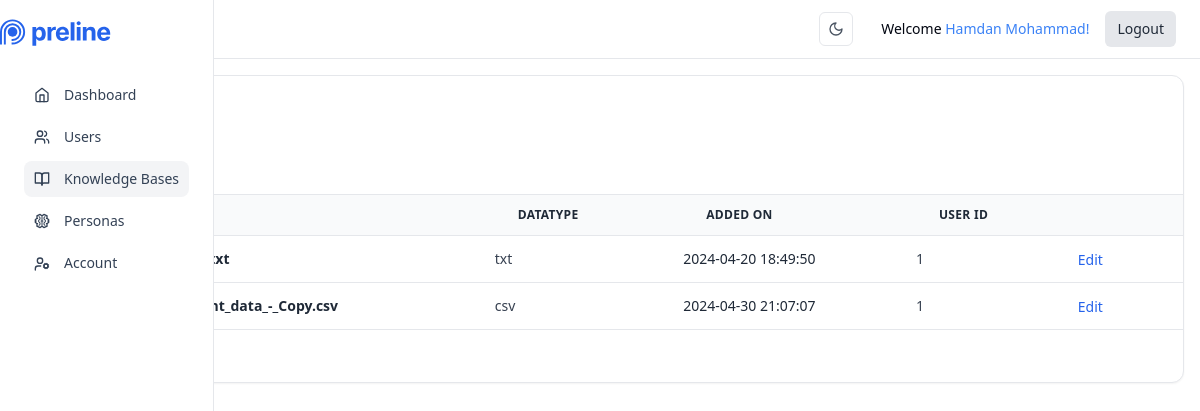
The page /admin/data (signed in) on the database as committed earlier.
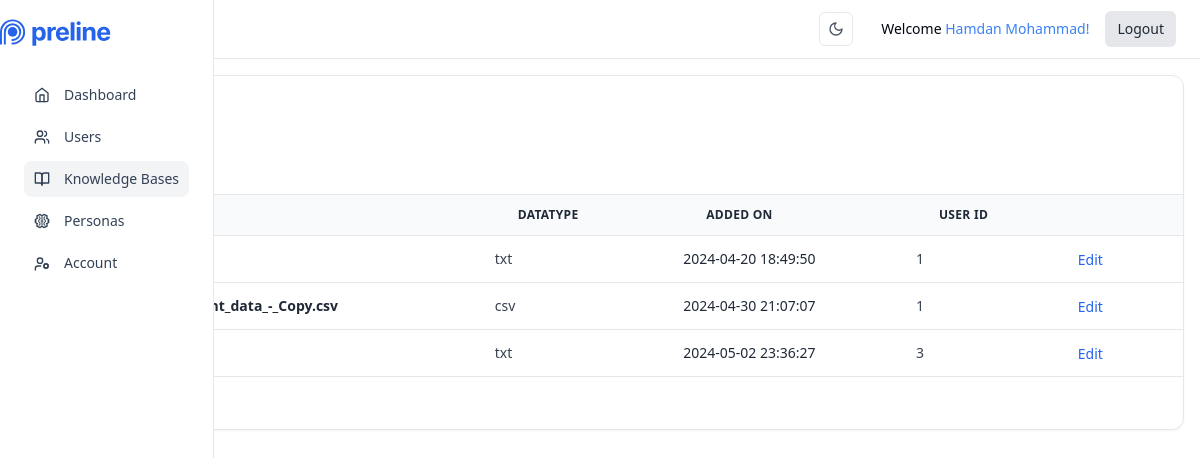
The same page on the database as committed later.
### models.py (models this page shows, shortened)
class User(UserMixin, db.Model):
    id = db.Column("id", db.Integer, primary_key=True)
    name = db.Column(db.String(100), nullable=False)
    username = db.Column(db.String(100), unique=True, nullable=False)
    email = db.Column(db.String(100), unique=True, nullable=False)
    password = db.Column(db.String(100), nullable=False)
    is_admin = db.Column(db.Boolean, nullable=True, default=False)
    personas = db.relationship('Persona', backref='user', lazy='dynamic')
    data = db.relationship('Data', backref='user', lazy='dynamic')
    conversations = db.relationship('Conversation', backref='user', lazy='dynamic')
    messages = db.relationship('Message', backref='user', lazy='dynamic')

class Data(db.Model):
    _id = db.Column("id", db.Integer, primary_key=True)
    datatype = db.Column(db.String(50), nullable=False)
    filepath = db.Column(db.String(500), nullable=False)
    added_on = db.Column(db.DateTime, nullable=False, default=db.func.now())
    user_id = db.Column(db.Integer, db.ForeignKey('user.id'), nullable=False)
    personas = db.relationship('Persona', backref='data', lazy='dynamic')

### admin.py (the view, shortened to what this page needs)
@admin.route('/data', methods=['GET', 'POST'])
@login_required
def data():
    if current_user.is_admin:
        form = UploadFileForm()
        form.submit.name = 'add-data'
        all_data = Data.query.all()
        users = User.query.filter_by(is_admin=False).all()
        return render_template('admin_data.html', files=all_data, count=len(all_data), form=form, users=users)
    else:
        abort(401)

### app.py (called while the page is built)
@login_manager.user_loader
def load_user(user_id):
    return User.query.get(int(user_id))

### templates/admin/admin_data.html (shortened to what this page needs)
{% extends "admin_base.html" %}
{% block content %}
<div class="flex flex-col">
  <div class="-m-1.5 overflow-x-auto">
    <div class="p-1.5 min-w-full inline-block align-middle">
      <div
        class="bg-white border border-gray-200 rounded-xl shadow-sm overflow-hidden dark:bg-slate-800 dark:border-slate-700">
        <div
          class="px-6 py-4 grid gap-3 md:flex md:justify-between md:items-center border-b border-gray-200 dark:border-slate-700">
          <div>
            <h2 class="text-xl font-semibold text-gray-800 dark:text-slate-200">
            </h2>
            <p class="text-sm text-gray-600 dark:text-slate-400">
            </p>
          </div>
          <div>
            <div class="inline-flex gap-x-2">
              <button type="button"
                class="py-2 px-3 inline-flex items-center gap-x-2 text-sm font-semibold rounded-lg border border-transparent bg-blue-600 text-white hover:bg-blue-700 disabled:opacity-50 disabled:pointer-events-none"
                data-hs-overlay="#hs-static-backdrop-modal">
              </button>
            </div>
          </div>
        </div>
        <table class="min-w-full divide-y divide-gray-200 dark:divide-slate-700">
          <thead class="bg-gray-50 dark:bg-slate-800">
            <tr>
              <th scope="col" class="ps-6 py-3 text-start"></th>
              <th scope="col" class="px-6 py-3 text-start">
                <div class="flex items-center gap-x-2">
                  <span class="text-xs font-semibold uppercase tracking-wide text-gray-800 dark:text-slate-200">
                  </span>
                </div>
              </th>
              <th scope="col" class="ps-6 lg:ps-3 xl:ps-0 pe-6 py-3 text-start">
                <div class="flex items-center gap-x-2">
                  <span class="text-xs font-semibold uppercase tracking-wide text-gray-800 dark:text-slate-200">
                  </span>
                </div>
              </th>
              <th scope="col" class="px-6 py-3 text-start">
                <div class="flex items-center gap-x-2">
                  <span class="text-xs font-semibold uppercase tracking-wide text-gray-800 dark:text-slate-200">
                    Datatype
                  </span>
                </div>
              </th>
              <th scope="col" class="px-6 py-3 text-start">
                <div class="flex items-center gap-x-2">
                  <span class="text-xs font-semibold uppercase tracking-wide text-gray-800 dark:text-slate-200">
                    Added on
                  </span>
                </div>
              </th>
              <th scope="col" class="px-6 py-3 text-start">
                <div class="flex items-center gap-x-2">
                  <span class="text-xs font-semibold uppercase tracking-wide text-gray-800 dark:text-slate-200">
                    User ID
                  </span>
                </div>
              </th>
              <th scope="col" class="px-6 py-3 text-end"></th>
            </tr>
          </thead>
          <tbody class="divide-y divide-gray-200 dark:divide-slate-700">
            {% for file in files %}
            <tr>
              <td class="size-px whitespace-nowrap">
              </td>
              <td class="size-px whitespace-nowrap">
                <div class="ps-6 lg:ps-3 xl:ps-0 pe-6 py-3">
                  <div class="flex items-center gap-x-3">
                    <div class="grow block text-sm font-semibold text-gray-800 dark:text-slate-200">
                    </div>
                  </div>
                </div>
              </td>
              <td class="size-px whitespace-nowrap">
                <div class="py-3">
                  <span class="block text-sm font-semibold text-gray-800 dark:text-slate-200">
                    {{ file.filepath }}</span>
                </div>
              </td>
              <td class="size-px whitespace-nowrap">
                <div class="py-3">
                  <span class="block text-sm text-gray-700 dark:text-slate-300">
                    {{ file.datatype }}</span>
                </div>
              </td>
              <td class="size-px whitespace-nowrap">
                <div class="py-3">
                  <span class="block text-sm text-gray-800 dark:text-slate-200">
                    {{ file.added_on }}</span>
                </div>
              </td>
              <td class="size-px whitespace-nowrap">
                <div class="py-3 block max-w-24 text-sm text-gray-700 dark:text-slate-300 truncate">
                  {{ file.user_id }}
                </div>
              </td>
              <td class="size-px whitespace-nowrap">
                <div class="px-6 py-1.5">
                  <button
                    class="inline-flex items-center gap-x-1 text-sm text-blue-600 decoration-2 hover:underline font-medium dark:text-blue-500"
                    data-hs-overlay="#hs-static-backdrop-modal-edit">
                    Edit
                  </button>
                </div>
              </td>
            </tr>
            {% endfor %}
          </tbody>
        </table>
        <div
          class="px-6 py-4 grid gap-3 md:flex md:justify-between md:items-center border-t border-gray-200 dark:border-slate-700">
          <div>
            <p class="text-sm text-gray-600 dark:text-slate-400">
              <span class="font-semibold text-gray-800 dark:text-slate-200">{{ count }}</span> Data
            </p>
          </div>
        </div>
      </div>
    </div>
  </div>
</div>
{% endblock %}

### templates/admin/admin_base.html (shortened to what this page needs)
<!DOCTYPE html>
<html lang="en">
<head>
  <link rel="stylesheet" href="{{ url_for('static',filename='dist/css/output.css') }}">
</head>
<body>
  <header
    class="sticky top-0 inset-x-0 flex flex-wrap sm:justify-start sm:flex-nowrap z-[48] w-full bg-white border-b text-sm py-2.5 sm:py-4 lg:ps-64 dark:bg-slate-800 dark:border-slate-700">
    <nav class="flex basis-full items-center w-full mx-auto px-4 sm:px-6" aria-label="Global">
      <div class="w-full flex items-center justify-end ms-auto sm:justify-between sm:gap-x-3 sm:order-3">
        <div class="sm:hidden">
          <button type="button"
            class="w-[2.375rem] h-[2.375rem] inline-flex justify-center items-center gap-x-2 text-sm font-semibold rounded-full border border-transparent text-gray-800 hover:bg-gray-100 disabled:opacity-50 disabled:pointer-events-none dark:text-white dark:hover:bg-slate-700">
          </button>
        </div>
        <div class="flex flex-row items-center justify-end gap-2">
          <div>
            <button type="button"
              class="mx-3 p-2 border hover:border-gray-300 dark:hover:border-gray-600 rounded-md hs-dark-mode-active:hidden block hs-dark-mode group flex items-center text-gray-600 hover:text-blue-600 font-medium dark:text-gray-400 dark:hover:text-gray-500"
              data-hs-theme-click-value="dark">
              <svg class="flex-shrink-0 size-4" xmlns="http://www.w3.org/2000/svg" width="24" height="24"
                viewBox="0 0 24 24" fill="none" stroke="currentColor" stroke-width="2" stroke-linecap="round"
                stroke-linejoin="round">
                <path d="M12 3a6 6 0 0 0 9 9 9 9 0 1 1-9-9Z" />
              </svg>
            </button>
          </div>
          <p class="p-2 text-gray-950 dark:text-white">Welcome
            <span class="font-medium text-blue-500">{{ current_user.name }}!</span>
          </p>
          <a href="{{ url_for('logout') }}"
            class="bg-gray-200 dark:bg-gray-900 text-gray-800 dark:text-white px-3 py-2 rounded-md text-sm font-medium">
            Logout</a>
        </div>
      </div>
    </nav>
  </header>
  <div id="application-sidebar" class="hs-overlay [--auto-close:lg]
    hs-overlay-open:translate-x-0
    -translate-x-full transition-all duration-300 transform
    w-[260px]
    hidden
    fixed inset-y-0 start-0 z-[60]
    bg-white border-e border-gray-200
    lg:block lg:translate-x-0 lg:end-auto lg:bottom-0
    dark:bg-slate-800 dark:border-slate-700
   ">
    <div class="px-8 pt-4">
      <a class="flex-none rounded-xl text-xl inline-block font-semibold focus:outline-none focus:opacity-80"
        href="#" aria-label="Preline">
      </a>
    </div>
    <nav class="hs-accordion-group p-6 w-full flex flex-col flex-wrap" data-hs-accordion-always-open>
      <ul class="space-y-1.5">
        <li>
          <a class="flex items-center gap-x-3.5 py-2 px-2.5 hover:bg-gray-100 dark:hover:bg-slate-700 text-sm rounded-lg {% if request.path == url_for('admin.dashboard') %} bg-gray-100 text-slate-700 dark:bg-slate-700 dark:text-white {% else %} text-slate-700 dark:text-slate-400{% endif %}"
            href="{{ url_for('admin.dashboard') }}">
            <svg class="flex-shrink-0 size-4" xmlns="http://www.w3.org/2000/svg" width="24" height="24"
              viewBox="0 0 24 24" fill="none" stroke="currentColor" stroke-width="2" stroke-linecap="round"
              stroke-linejoin="round">
              <path d="m3 9 9-7 9 7v11a2 2 0 0 1-2 2H5a2 2 0 0 1-2-2z" />
              <polyline points="9 22 9 12 15 12 15 22" />
            </svg>
            Dashboard
          </a>
        </li>
        <li>
          <a class="flex items-center gap-x-3.5 py-2 px-2.5 hover:bg-gray-100 dark:hover:bg-slate-700 text-sm rounded-lg {% if request.path == url_for('admin.users') %} bg-gray-100 text-slate-700 dark:bg-slate-700 dark:text-white {% else %} text-slate-700 dark:text-slate-400{% endif %}"
            href="{{ url_for('admin.users') }}">
            Users
          </a>
        </li>
        <li>
          <a class="flex items-center gap-x-3.5 py-2 px-2.5 hover:bg-gray-100 dark:hover:bg-slate-700 text-sm rounded-lg {% if request.path == url_for('admin.data') %} bg-gray-100 text-slate-700 dark:bg-slate-700 dark:text-white {% else %} text-slate-700 dark:text-slate-400{% endif %}"
            href="{{ url_for('admin.data') }}">
            Knowledge Bases
          </a>
        </li>
        <li>
          <a class="flex items-center gap-x-3.5 py-2 px-2.5 hover:bg-gray-100 dark:hover:bg-slate-700 text-sm rounded-lg {% if request.path == url_for('admin.personas') %} bg-gray-100 text-slate-700 dark:bg-slate-700 dark:text-white {% else %} text-slate-700 dark:text-slate-400{% endif %}"
            href="{{ url_for('admin.personas') }}">
            Personas
          </a>
        </li>
        <li>
          <a class="flex items-center gap-x-3.5 py-2 px-2.5 hover:bg-gray-100 dark:hover:bg-slate-700 text-sm rounded-lg {% if request.path == url_for('admin.account') %} bg-gray-100 text-slate-700 dark:bg-slate-700 dark:text-white {% else %} text-slate-700 dark:text-slate-400{% endif %}"
            href="{{ url_for('admin.account') }}">
            Account
          </a>
        </li>
      </ul>
    </nav>
  </div>
  <div class="w-full lg:ps-64">
    <div class="bg-slate-100 dark:bg-slate-600 p-4 sm:p-6 space-y-4 sm:space-y-6">
      {% block content %}{% endblock %}
    </div>
  </div>
</body>
</html>

Rows that differ between the two databases and show on the page:
added Data: datatype "txt", added_on "2024-05-02 23:36:27", user_id "3"
